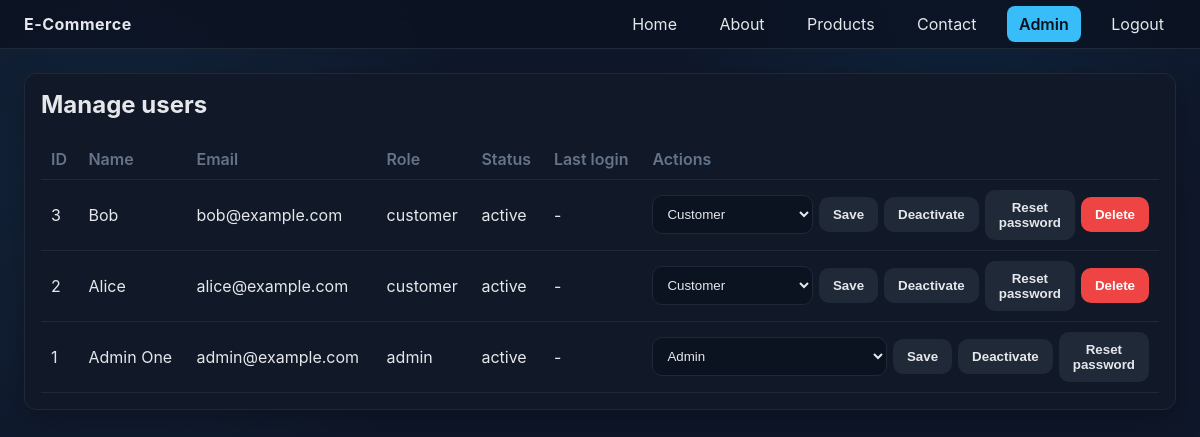
/admin/manage_users.php (signed in), run on the app's committed database.
### tables this page shows
CREATE TABLE IF NOT EXISTS Users (
    UserID INT AUTO_INCREMENT PRIMARY KEY,
    Username VARCHAR(50),
    Email VARCHAR(100) UNIQUE,
    Password VARCHAR(255),
    Role ENUM('customer', 'admin') DEFAULT 'customer',
    Status ENUM('active','inactive') DEFAULT 'active',
    LastLogin DATETIME NULL
);

### includes/session.php (called while the page is built, shortened)
<?php
function current_user_id(): ?int
{
    return $_SESSION['user']['UserID'] ?? null;
}
function current_user_role(): ?string
{
    return $_SESSION['user']['Role'] ?? null;
}
?>

### includes/functions.php (called while the page is built, shortened)
<?php
function sanitize(string $value): string
{
    return htmlspecialchars(trim($value), ENT_QUOTES, 'UTF-8');
}
?>

### admin/manage_users.php (the view, shortened to what this page needs)
<?php
require_once __DIR__ . '/../includes/header.php';
require_once __DIR__ . '/../includes/functions.php';
$pdo = getPDO();
$users = $pdo->query('SELECT * FROM Users ORDER BY UserID DESC')->fetchAll();
?>
<div class="card">
    <h2>Manage users</h2>
    <table>
        <thead><tr><th>ID</th><th>Name</th><th>Email</th><th>Role</th><th>Status</th><th>Last login</th><th>Actions</th></tr></thead>
        <tbody>
        <?php foreach ($users as $u): ?>
            <tr>
                <td><?php echo $u['UserID']; ?></td>
                <td><?php echo sanitize($u['Username']); ?></td>
                <td><?php echo sanitize($u['Email']); ?></td>
                <td><?php echo sanitize($u['Role']); ?></td>
                <td><?php echo sanitize($u['Status'] ?? 'active'); ?></td>
                <td><?php echo $u['LastLogin'] ?? '-'; ?></td>
                <td>
                    <form method="post" class="flex" style="gap:6px;">
                        <select name="role">
                            <option value="customer" <?php if ($u['Role']==='customer') echo 'selected'; ?>>Customer</option>
                            <option value="admin" <?php if ($u['Role']==='admin') echo 'selected'; ?>>Admin</option>
                        </select>
                        <button class="btn secondary" type="submit" name="save">Save</button>
                        <button class="btn secondary" type="submit" name="toggle_status">
                            <?php echo ($u['Status'] ?? 'active') === 'active' ? 'Deactivate' : 'Activate'; ?>
                        </button>
                        <button class="btn secondary" type="submit" name="reset_password">Reset password</button>
                        <?php if ($u['UserID'] != current_user_id()): ?>
                            <button class="btn danger" type="submit" name="delete" onclick="return confirm('Delete this user?')">Delete</button>
                        <?php endif; ?>
                    </form>
                </td>
            </tr>
        <?php endforeach; ?>
        </tbody>
    </table>
</div>
</main>
</body>
</html>

### includes/header.php (shortened to what this page needs)
<?php
require_once __DIR__ . '/session.php';
?>
<!DOCTYPE html>
<html lang="en">
<head>
    <link rel="stylesheet" href="<?php echo APP_URL; ?>/assets/css/style.css">
</head>
<body data-base-url="<?php echo APP_URL; ?>">
<header class="topbar">
    <div class="brand"><a href="<?php echo APP_URL; ?>/index.php">E-Commerce</a></div>
    <nav class="nav">
        <a href="<?php echo APP_URL; ?>/index.php">Home</a>
        <a href="<?php echo APP_URL; ?>/about.php">About</a>
        <a href="<?php echo APP_URL; ?>/products.php">Products</a>
        <a href="<?php echo APP_URL; ?>/contact.php">Contact</a>
        <?php if (current_user_role() === 'admin'): ?>
            <a class="pill" href="<?php echo APP_URL; ?>/admin/dashboard.php">Admin</a>
        <?php endif; ?>
        <?php if (current_user_id()): ?>
            <a href="<?php echo APP_URL; ?>/logout.php">Logout</a>
        <?php else: ?>
            <a href="<?php echo APP_URL; ?>/login.php">Login</a>
        <?php endif; ?>
    </nav>
</header>
<main class="page">

### assets/css/style.css (style rules this page uses)
:root { --bg: #0f172a; --card: #111827; --muted: #64748b; --accent: #38bdf8; --accent-strong: #0ea5e9; --success: #22c55e; --danger: #ef4444; --border: #1f2937; --text: #e5e7eb; }
* { box-sizing: border-box; }
body { margin: 0; font-family: "Inter", system-ui, -apple-system, sans-serif; background: radial-gradient(circle at 10% 20%, rgba(56,189,248,0.08), transparent 30%), radial-gradient(circle at 80% 0%, rgba(14,165,233,0.08), transparent 25%), var(--bg); color: var(--text); min-height: 100vh; }
a { color: var(--text); text-decoration: none; }
.topbar { display: flex; justify-content: space-between; align-items: center; padding: 14px 24px; background: #0b1220bf; backdrop-filter: blur(10px); position: sticky; top: 0; z-index: 10; border-bottom: 1px solid var(--border); }
.brand a { font-weight: 700; letter-spacing: .5px; }
.nav a { margin-left: 14px; padding: 8px 12px; border-radius: 8px; transition: all .2s ease; }
.nav .pill { background: var(--accent); color: #0b1220; font-weight: 600; }
.page { padding: 24px; max-width: 1200px; margin: 0 auto; }
.card { background: var(--card); border: 1px solid var(--border); border-radius: 12px; padding: 16px; box-shadow: 0 10px 30px rgba(0,0,0,0.25); }
.card h2, .card h3 { margin-top: 0; }
.btn { display: inline-flex; align-items: center; justify-content: center; gap: 6px; padding: 10px 14px; border-radius: 10px; border: none; cursor: pointer; font-weight: 600; transition: transform .1s ease, background .2s ease; }
.btn.secondary { background: var(--border); color: var(--text); }
.btn.danger { background: var(--danger); color: #fff; }
form input, form select, form textarea { width: 100%; padding: 10px; border-radius: 10px; border: 1px solid var(--border); background: #0b1220; color: var(--text); }
table { width: 100%; border-collapse: collapse; }
table th, table td { padding: 10px; border-bottom: 1px solid var(--border); text-align: left; }
table th { color: var(--muted); font-weight: 600; }
.flex { display: flex; gap: 12px; align-items: center; }

### data on the page
users: UserID "3", Username "Bob", Email "bob@example.com", Role "customer", Status "active", LastLogin "-", role "Customer", shows "Deactivate", shows "Delete"
users: UserID "2", Username "Alice", Email "alice@example.com", Role "customer", Status "active", LastLogin "-", role "Customer", shows "Deactivate", shows "Delete"
users: UserID "1", Username "Admin One", Email "admin@example.com", Role "admin", Status "active", LastLogin "-", role "Admin", shows "Deactivate"
